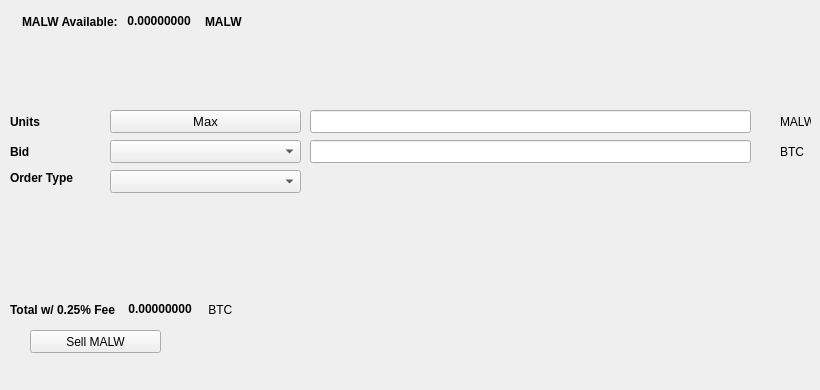
   <widget class="QWidget" name="SellTab">
    <attribute name="title">
     <string>Sell</string>
    </attribute>
    <widget class="QLabel" name="label_16">
     <property name="geometry">
      <rect>
       <x>780</x>
       <y>140</y>
       <width>31</width>
       <height>23</height>
      </rect>
     </property>
     <property name="text">
      <string>BTC</string>
     </property>
    </widget>
    <widget class="QComboBox" name="SellBidcomboBox">
     <property name="geometry">
      <rect>
       <x>110</x>
       <y>140</y>
       <width>191</width>
       <height>23</height>
      </rect>
     </property>
     <property name="font">
      <font>
       <pointsize>10</pointsize>
      </font>
     </property>
    </widget>
    <widget class="QLabel" name="label_18">
     <property name="geometry">
      <rect>
       <x>10</x>
       <y>110</y>
       <width>46</width>
       <height>23</height>
      </rect>
     </property>
     <property name="font">
      <font>
       <weight>75</weight>
       <bold>true</bold>
      </font>
     </property>
     <property name="text">
      <string>Units</string>
     </property>
    </widget>
    <widget class="QPushButton" name="Sell_Max_Amount">
     <property name="geometry">
      <rect>
       <x>110</x>
       <y>110</y>
       <width>191</width>
       <height>23</height>
      </rect>
     </property>
     <property name="font">
      <font>
       <pointsize>10</pointsize>
      </font>
     </property>
     <property name="text">
      <string>Max</string>
     </property>
    </widget>
    <widget class="QLabel" name="label_20">
     <property name="geometry">
      <rect>
       <x>10</x>
       <y>170</y>
       <width>91</width>
       <height>16</height>
      </rect>
     </property>
     <property name="font">
      <font>
       <weight>75</weight>
       <bold>true</bold>
      </font>
     </property>
     <property name="text">
      <string>Order Type</string>
     </property>
    </widget>
    <widget class="QComboBox" name="SellOrdertypeCombo">
     <property name="geometry">
      <rect>
       <x>110</x>
       <y>170</y>
       <width>191</width>
       <height>23</height>
      </rect>
     </property>
     <property name="font">
      <font>
       <pointsize>10</pointsize>
      </font>
     </property>
    </widget>
    <widget class="QLabel" name="label_21">
     <property name="geometry">
      <rect>
       <x>10</x>
       <y>140</y>
       <width>46</width>
       <height>23</height>
      </rect>
     </property>
     <property name="font">
      <font>
       <weight>75</weight>
       <bold>true</bold>
      </font>
     </property>
     <property name="text">
      <string>Bid</string>
     </property>
    </widget>
    <widget class="QLabel" name="label_22">
     <property name="geometry">
      <rect>
       <x>780</x>
       <y>110</y>
       <width>31</width>
       <height>23</height>
      </rect>
     </property>
     <property name="text">
      <string>MALW</string>
     </property>
    </widget>
    <widget class="QLineEdit" name="UnitsInputMALW">
     <property name="geometry">
      <rect>
       <x>310</x>
       <y>110</y>
       <width>441</width>
       <height>23</height>
      </rect>
     </property>
     <property name="font">
      <font>
       <pointsize>9</pointsize>
       <weight>75</weight>
       <bold>true</bold>
      </font>
     </property>
    </widget>
    <widget class="QLineEdit" name="SellBidPriceEdit">
     <property name="geometry">
      <rect>
       <x>310</x>
       <y>140</y>
       <width>441</width>
       <height>23</height>
      </rect>
     </property>
     <property name="font">
      <font>
       <pointsize>9</pointsize>
       <weight>75</weight>
       <bold>true</bold>
      </font>
     </property>
    </widget>
    <widget class="QPushButton" name="SellMALWBTN">
     <property name="geometry">
      <rect>
       <x>30</x>
       <y>330</y>
       <width>131</width>
       <height>23</height>
      </rect>
     </property>
     <property name="text">
      <string>Sell MALW</string>
     </property>
     <property name="icon">
      <iconset resource="../malwarechain">
       <normaloff>:/icons/bitcoin</normaloff>:/icons/bitcoin</iconset>
     </property>
    </widget>
    <widget class="QWidget" name="layoutWidget3">
     <property name="geometry">
      <rect>
       <x>22</x>
       <y>12</y>
       <width>258</width>
       <height>19</height>
      </rect>
     </property>
     <layout class="QHBoxLayout" name="horizontalLayout">
      <item>
       <widget class="QLabel" name="label232_2">
        <property name="font">
         <font>
          <weight>75</weight>
          <bold>true</bold>
         </font>
        </property>
        <property name="text">
         <string>MALW Available:</string>
        </property>
       </widget>
      </item>
      <item>
       <widget class="QLabel" name="MALWAvailableLabel">
        <property name="palette">
         <palette>
          <active>
           <colorrole role="WindowText">
            <brush brushstyle="SolidPattern">
             <color alpha="255">
              <red>0</red>
              <green>0</green>
              <blue>0</blue>
             </color>
            </brush>
           </colorrole>
           <colorrole role="Button">
            <brush brushstyle="SolidPattern">
             <color alpha="255">
              <red>0</red>
              <green>170</green>
              <blue>0</blue>
             </color>
            </brush>
           </colorrole>
           <colorrole role="Light">
            <brush brushstyle="SolidPattern">
             <color alpha="255">
              <red>0</red>
              <green>255</green>
              <blue>0</blue>
             </color>
            </brush>
           </colorrole>
           <colorrole role="Midlight">
            <brush brushstyle="SolidPattern">
             <color alpha="255">
              <red>0</red>
              <green>212</green>
              <blue>0</blue>
             </color>
            </brush>
           </colorrole>
           <colorrole role="Dark">
            <brush brushstyle="SolidPattern">
             <color alpha="255">
              <red>0</red>
              <green>85</green>
              <blue>0</blue>
             </color>
            </brush>
           </colorrole>
           <colorrole role="Mid">
            <brush brushstyle="SolidPattern">
             <color alpha="255">
              <red>0</red>
              <green>113</green>
              <blue>0</blue>
             </color>
            </brush>
           </colorrole>
           <colorrole role="Text">
            <brush brushstyle="SolidPattern">
             <color alpha="255">
              <red>0</red>
              <green>170</green>
              <blue>0</blue>
             </color>
            </brush>
           </colorrole>
           <colorrole role="BrightText">
            <brush brushstyle="SolidPattern">
             <color alpha="255">
              <red>255</red>
              <green>255</green>
              <blue>255</blue>
             </color>
            </brush>
           </colorrole>
           <colorrole role="ButtonText">
            <brush brushstyle="SolidPattern">
             <color alpha="255">
              <red>0</red>
              <green>0</green>
              <blue>0</blue>
             </color>
            </brush>
           </colorrole>
           <colorrole role="Base">
            <brush brushstyle="SolidPattern">
             <color alpha="255">
              <red>255</red>
              <green>255</green>
              <blue>255</blue>
             </color>
            </brush>
           </colorrole>
           <colorrole role="Window">
            <brush brushstyle="SolidPattern">
             <color alpha="255">
              <red>0</red>
              <green>170</green>
              <blue>0</blue>
             </color>
            </brush>
           </colorrole>
           <colorrole role="Shadow">
            <brush brushstyle="SolidPattern">
             <color alpha="255">
              <red>0</red>
              <green>0</green>
              <blue>0</blue>
             </color>
            </brush>
           </colorrole>
           <colorrole role="AlternateBase">
            <brush brushstyle="SolidPattern">
             <color alpha="255">
              <red>127</red>
              <green>212</green>
              <blue>127</blue>
             </color>
            </brush>
           </colorrole>
           <colorrole role="ToolTipBase">
            <brush brushstyle="SolidPattern">
             <color alpha="255">
              <red>255</red>
              <green>255</green>
              <blue>220</blue>
             </color>
            </brush>
           </colorrole>
           <colorrole role="ToolTipText">
            <brush brushstyle="SolidPattern">
             <color alpha="255">
              <red>0</red>
              <green>0</green>
              <blue>0</blue>
             </color>
            </brush>
           </colorrole>
          </active>
          <inactive>
           <colorrole role="WindowText">
            <brush brushstyle="SolidPattern">
             <color alpha="255">
              <red>0</red>
              <green>0</green>
              <blue>0</blue>
             </color>
            </brush>
           </colorrole>
           <colorrole role="Button">
            <brush brushstyle="SolidPattern">
             <color alpha="255">
              <red>0</red>
              <green>170</green>
              <blue>0</blue>
             </color>
            </brush>
           </colorrole>
           <colorrole role="Light">
            <brush brushstyle="SolidPattern">
             <color alpha="255">
              <red>0</red>
              <green>255</green>
              <blue>0</blue>
             </color>
            </brush>
           </colorrole>
           <colorrole role="Midlight">
            <brush brushstyle="SolidPattern">
             <color alpha="255">
              <red>0</red>
              <green>212</green>
              <blue>0</blue>
             </color>
            </brush>
           </colorrole>
           <colorrole role="Dark">
            <brush brushstyle="SolidPattern">
             <color alpha="255">
              <red>0</red>
              <green>85</green>
              <blue>0</blue>
             </color>
            </brush>
           </colorrole>
           <colorrole role="Mid">
            <brush brushstyle="SolidPattern">
             <color alpha="255">
              <red>0</red>
              <green>113</green>
              <blue>0</blue>
             </color>
            </brush>
           </colorrole>
           <colorrole role="Text">
            <brush brushstyle="SolidPattern">
             <color alpha="255">
              <red>0</red>
              <green>170</green>
              <blue>0</blue>
             </color>
            </brush>
           </colorrole>
           <colorrole role="BrightText">
            <brush brushstyle="SolidPattern">
             <color alpha="255">
              <red>255</red>
              <green>255</green>
              <blue>255</blue>
             </color>
            </brush>
           </colorrole>
           <colorrole role="ButtonText">
            <brush brushstyle="SolidPattern">
             <color alpha="255">
              <red>0</red>
              <green>0</green>
              <blue>0</blue>
             </color>
            </brush>
           </colorrole>
           <colorrole role="Base">
            <brush brushstyle="SolidPattern">
             <color alpha="255">
              <red>255</red>
              <green>255</green>
              <blue>255</blue>
             </color>
            </brush>
           </colorrole>
           <colorrole role="Window">
            <brush brushstyle="SolidPattern">
             <color alpha="255">
              <red>0</red>
              <green>170</green>
              <blue>0</blue>
             </color>
            </brush>
           </colorrole>
           <colorrole role="Shadow">
            <brush brushstyle="SolidPattern">
             <color alpha="255">
              <red>0</red>
              <green>0</green>
              <blue>0</blue>
             </color>
            </brush>
           </colorrole>
           <colorrole role="AlternateBase">
            <brush brushstyle="SolidPattern">
             <color alpha="255">
              <red>127</red>
              <green>212</green>
              <blue>127</blue>
             </color>
            </brush>
           </colorrole>
           <colorrole role="ToolTipBase">
            <brush brushstyle="SolidPattern">
             <color alpha="255">
              <red>255</red>
              <green>255</green>
              <blue>220</blue>
             </color>
            </brush>
           </colorrole>
           <colorrole role="ToolTipText">
            <brush brushstyle="SolidPattern">
             <color alpha="255">
              <red>0</red>
              <green>0</green>
              <blue>0</blue>
             </color>
            </brush>
           </colorrole>
          </inactive>
          <disabled>
           <colorrole role="WindowText">
            <brush brushstyle="SolidPattern">
             <color alpha="255">
              <red>0</red>
              <green>85</green>
              <blue>0</blue>
             </color>
            </brush>
           </colorrole>
           <colorrole role="Button">
            <brush brushstyle="SolidPattern">
             <color alpha="255">
              <red>0</red>
              <green>170</green>
              <blue>0</blue>
             </color>
            </brush>
           </colorrole>
           <colorrole role="Light">
            <brush brushstyle="SolidPattern">
             <color alpha="255">
              <red>0</red>
              <green>255</green>
              <blue>0</blue>
             </color>
            </brush>
           </colorrole>
           <colorrole role="Midlight">
            <brush brushstyle="SolidPattern">
             <color alpha="255">
              <red>0</red>
              <green>212</green>
              <blue>0</blue>
             </color>
            </brush>
           </colorrole>
           <colorrole role="Dark">
            <brush brushstyle="SolidPattern">
             <color alpha="255">
              <red>0</red>
              <green>85</green>
              <blue>0</blue>
             </color>
            </brush>
           </colorrole>
           <colorrole role="Mid">
            <brush brushstyle="SolidPattern">
             <color alpha="255">
              <red>0</red>
              <green>113</green>
              <blue>0</blue>
             </color>
            </brush>
           </colorrole>
           <colorrole role="Text">
            <brush brushstyle="SolidPattern">
             <color alpha="255">
              <red>0</red>
              <green>85</green>
              <blue>0</blue>
             </color>
            </brush>
           </colorrole>
           <colorrole role="BrightText">
            <brush brushstyle="SolidPattern">
             <color alpha="255">
              <red>255</red>
              <green>255</green>
              <blue>255</blue>
             </color>
            </brush>
           </colorrole>
           <colorrole role="ButtonText">
            <brush brushstyle="SolidPattern">
             <color alpha="255">
              <red>0</red>
              <green>85</green>
              <blue>0</blue>
             </color>
            </brush>
           </colorrole>
           <colorrole role="Base">
            <brush brushstyle="SolidPattern">
             <color alpha="255">
              <red>0</red>
              <green>170</green>
              <blue>0</blue>
             </color>
            </brush>
           </colorrole>
           <colorrole role="Window">
            <brush brushstyle="SolidPattern">
             <color alpha="255">
              <red>0</red>
              <green>170</green>
              <blue>0</blue>
             </color>
            </brush>
           </colorrole>
           <colorrole role="Shadow">
            <brush brushstyle="SolidPattern">
             <color alpha="255">
              <red>0</red>
              <green>0</green>
              <blue>0</blue>
             </color>
            </brush>
           </colorrole>
           <colorrole role="AlternateBase">
            <brush brushstyle="SolidPattern">
             <color alpha="255">
              <red>0</red>
              <green>170</green>
              <blue>0</blue>
             </color>
            </brush>
           </colorrole>
           <colorrole role="ToolTipBase">
            <brush brushstyle="SolidPattern">
             <color alpha="255">
              <red>255</red>
              <green>255</green>
              <blue>220</blue>
             </color>
            </brush>
           </colorrole>
           <colorrole role="ToolTipText">
            <brush brushstyle="SolidPattern">
             <color alpha="255">
              <red>0</red>
              <green>0</green>
              <blue>0</blue>
             </color>
            </brush>
           </colorrole>
          </disabled>
         </palette>
        </property>
        <property name="font">
         <font>
          <weight>75</weight>
          <bold>true</bold>
         </font>
        </property>
        <property name="text">
         <string> 0.00000000 </string>
        </property>
        <property name="textInteractionFlags">
         <set>Qt::LinksAccessibleByMouse|Qt::TextSelectableByKeyboard|Qt::TextSelectableByMouse</set>
        </property>
       </widget>
      </item>
      <item>
       <widget class="QLabel" name="labelMALW">
        <property name="font">
         <font>
          <weight>75</weight>
          <bold>true</bold>
         </font>
        </property>
        <property name="text">
         <string>MALW</string>
        </property>
       </widget>
      </item>
     </layout>
    </widget>
    <widget class="QWidget" name="layoutWidget">
     <property name="geometry">
      <rect>
       <x>10</x>
       <y>300</y>
       <width>268</width>
       <height>19</height>
      </rect>
     </property>
     <layout class="QHBoxLayout" name="horizontalLayout_2">
      <item>
       <widget class="QLabel" name="label_19">
        <property name="font">
         <font>
          <weight>75</weight>
          <bold>true</bold>
         </font>
        </property>
        <property name="text">
         <string>Total w/ 0.25% Fee </string>
        </property>
       </widget>
      </item>
      <item>
       <widget class="QLabel" name="SellCostLabel">
        <property name="palette">
         <palette>
          <active>
           <colorrole role="WindowText">
            <brush brushstyle="SolidPattern">
             <color alpha="255">
              <red>0</red>
              <green>0</green>
              <blue>0</blue>
             </color>
            </brush>
           </colorrole>
           <colorrole role="Button">
            <brush brushstyle="SolidPattern">
             <color alpha="255">
              <red>0</red>
              <green>170</green>
              <blue>0</blue>
             </color>
            </brush>
           </colorrole>
           <colorrole role="Light">
            <brush brushstyle="SolidPattern">
             <color alpha="255">
              <red>0</red>
              <green>255</green>
              <blue>0</blue>
             </color>
            </brush>
           </colorrole>
           <colorrole role="Midlight">
            <brush brushstyle="SolidPattern">
             <color alpha="255">
              <red>0</red>
              <green>212</green>
              <blue>0</blue>
             </color>
            </brush>
           </colorrole>
           <colorrole role="Dark">
            <brush brushstyle="SolidPattern">
             <color alpha="255">
              <red>0</red>
              <green>85</green>
              <blue>0</blue>
             </color>
            </brush>
           </colorrole>
           <colorrole role="Mid">
            <brush brushstyle="SolidPattern">
             <color alpha="255">
              <red>0</red>
              <green>113</green>
              <blue>0</blue>
             </color>
            </brush>
           </colorrole>
           <colorrole role="Text">
            <brush brushstyle="SolidPattern">
             <color alpha="255">
              <red>0</red>
              <green>170</green>
              <blue>0</blue>
             </color>
            </brush>
           </colorrole>
           <colorrole role="BrightText">
            <brush brushstyle="SolidPattern">
             <color alpha="255">
              <red>255</red>
              <green>255</green>
              <blue>255</blue>
             </color>
            </brush>
           </colorrole>
           <colorrole role="ButtonText">
            <brush brushstyle="SolidPattern">
             <color alpha="255">
              <red>0</red>
              <green>0</green>
              <blue>0</blue>
             </color>
            </brush>
           </colorrole>
           <colorrole role="Base">
            <brush brushstyle="SolidPattern">
             <color alpha="255">
              <red>255</red>
              <green>255</green>
              <blue>255</blue>
             </color>
            </brush>
           </colorrole>
           <colorrole role="Window">
            <brush brushstyle="SolidPattern">
             <color alpha="255">
              <red>0</red>
              <green>170</green>
              <blue>0</blue>
             </color>
            </brush>
           </colorrole>
           <colorrole role="Shadow">
            <brush brushstyle="SolidPattern">
             <color alpha="255">
              <red>0</red>
              <green>0</green>
              <blue>0</blue>
             </color>
            </brush>
           </colorrole>
           <colorrole role="AlternateBase">
            <brush brushstyle="SolidPattern">
             <color alpha="255">
              <red>127</red>
              <green>212</green>
              <blue>127</blue>
             </color>
            </brush>
           </colorrole>
           <colorrole role="ToolTipBase">
            <brush brushstyle="SolidPattern">
             <color alpha="255">
              <red>255</red>
              <green>255</green>
              <blue>220</blue>
             </color>
            </brush>
           </colorrole>
           <colorrole role="ToolTipText">
            <brush brushstyle="SolidPattern">
             <color alpha="255">
              <red>0</red>
              <green>0</green>
              <blue>0</blue>
             </color>
            </brush>
           </colorrole>
          </active>
          <inactive>
           <colorrole role="WindowText">
            <brush brushstyle="SolidPattern">
             <color alpha="255">
              <red>0</red>
              <green>0</green>
              <blue>0</blue>
             </color>
            </brush>
           </colorrole>
           <colorrole role="Button">
            <brush brushstyle="SolidPattern">
             <color alpha="255">
              <red>0</red>
              <green>170</green>
              <blue>0</blue>
             </color>
            </brush>
           </colorrole>
           <colorrole role="Light">
            <brush brushstyle="SolidPattern">
             <color alpha="255">
              <red>0</red>
              <green>255</green>
              <blue>0</blue>
             </color>
            </brush>
           </colorrole>
           <colorrole role="Midlight">
            <brush brushstyle="SolidPattern">
             <color alpha="255">
              <red>0</red>
              <green>212</green>
              <blue>0</blue>
             </color>
            </brush>
           </colorrole>
           <colorrole role="Dark">
            <brush brushstyle="SolidPattern">
             <color alpha="255">
              <red>0</red>
              <green>85</green>
              <blue>0</blue>
             </color>
            </brush>
           </colorrole>
           <colorrole role="Mid">
            <brush brushstyle="SolidPattern">
             <color alpha="255">
              <red>0</red>
              <green>113</green>
              <blue>0</blue>
             </color>
            </brush>
           </colorrole>
           <colorrole role="Text">
            <brush brushstyle="SolidPattern">
             <color alpha="255">
              <red>0</red>
              <green>170</green>
              <blue>0</blue>
             </color>
            </brush>
           </colorrole>
           <colorrole role="BrightText">
            <brush brushstyle="SolidPattern">
             <color alpha="255">
              <red>255</red>
              <green>255</green>
              <blue>255</blue>
             </color>
            </brush>
           </colorrole>
           <colorrole role="ButtonText">
            <brush brushstyle="SolidPattern">
             <color alpha="255">
              <red>0</red>
              <green>0</green>
              <blue>0</blue>
             </color>
            </brush>
           </colorrole>
           <colorrole role="Base">
            <brush brushstyle="SolidPattern">
             <color alpha="255">
              <red>255</red>
              <green>255</green>
              <blue>255</blue>
             </color>
            </brush>
           </colorrole>
           <colorrole role="Window">
            <brush brushstyle="SolidPattern">
             <color alpha="255">
              <red>0</red>
              <green>170</green>
              <blue>0</blue>
             </color>
            </brush>
           </colorrole>
           <colorrole role="Shadow">
            <brush brushstyle="SolidPattern">
             <color alpha="255">
              <red>0</red>
              <green>0</green>
              <blue>0</blue>
             </color>
            </brush>
           </colorrole>
           <colorrole role="AlternateBase">
            <brush brushstyle="SolidPattern">
             <color alpha="255">
              <red>127</red>
              <green>212</green>
              <blue>127</blue>
             </color>
            </brush>
           </colorrole>
           <colorrole role="ToolTipBase">
            <brush brushstyle="SolidPattern">
             <color alpha="255">
              <red>255</red>
              <green>255</green>
              <blue>220</blue>
             </color>
            </brush>
           </colorrole>
           <colorrole role="ToolTipText">
            <brush brushstyle="SolidPattern">
             <color alpha="255">
              <red>0</red>
              <green>0</green>
              <blue>0</blue>
             </color>
            </brush>
           </colorrole>
          </inactive>
          <disabled>
           <colorrole role="WindowText">
            <brush brushstyle="SolidPattern">
             <color alpha="255">
              <red>0</red>
              <green>85</green>
              <blue>0</blue>
             </color>
            </brush>
           </colorrole>
           <colorrole role="Button">
            <brush brushstyle="SolidPattern">
             <color alpha="255">
              <red>0</red>
              <green>170</green>
              <blue>0</blue>
             </color>
            </brush>
           </colorrole>
           <colorrole role="Light">
            <brush brushstyle="SolidPattern">
             <color alpha="255">
              <red>0</red>
              <green>255</green>
              <blue>0</blue>
             </color>
            </brush>
           </colorrole>
           <colorrole role="Midlight">
            <brush brushstyle="SolidPattern">
             <color alpha="255">
              <red>0</red>
              <green>212</green>
              <blue>0</blue>
             </color>
            </brush>
           </colorrole>
           <colorrole role="Dark">
            <brush brushstyle="SolidPattern">
             <color alpha="255">
              <red>0</red>
              <green>85</green>
              <blue>0</blue>
             </color>
            </brush>
           </colorrole>
           <colorrole role="Mid">
            <brush brushstyle="SolidPattern">
             <color alpha="255">
              <red>0</red>
              <green>113</green>
              <blue>0</blue>
             </color>
            </brush>
           </colorrole>
           <colorrole role="Text">
            <brush brushstyle="SolidPattern">
             <color alpha="255">
              <red>0</red>
              <green>85</green>
              <blue>0</blue>
             </color>
            </brush>
           </colorrole>
           <colorrole role="BrightText">
            <brush brushstyle="SolidPattern">
             <color alpha="255">
              <red>255</red>
              <green>255</green>
              <blue>255</blue>
             </color>
            </brush>
           </colorrole>
           <colorrole role="ButtonText">
            <brush brushstyle="SolidPattern">
             <color alpha="255">
              <red>0</red>
              <green>85</green>
              <blue>0</blue>
             </color>
            </brush>
           </colorrole>
           <colorrole role="Base">
            <brush brushstyle="SolidPattern">
             <color alpha="255">
              <red>0</red>
              <green>170</green>
              <blue>0</blue>
             </color>
            </brush>
           </colorrole>
           <colorrole role="Window">
            <brush brushstyle="SolidPattern">
             <color alpha="255">
              <red>0</red>
              <green>170</green>
              <blue>0</blue>
             </color>
            </brush>
           </colorrole>
           <colorrole role="Shadow">
            <brush brushstyle="SolidPattern">
             <color alpha="255">
              <red>0</red>
              <green>0</green>
              <blue>0</blue>
             </color>
            </brush>
           </colorrole>
           <colorrole role="AlternateBase">
            <brush brushstyle="SolidPattern">
             <color alpha="255">
              <red>0</red>
              <green>170</green>
              <blue>0</blue>
             </color>
            </brush>
           </colorrole>
           <colorrole role="ToolTipBase">
            <brush brushstyle="SolidPattern">
             <color alpha="255">
              <red>255</red>
              <green>255</green>
              <blue>220</blue>
             </color>
            </brush>
           </colorrole>
           <colorrole role="ToolTipText">
            <brush brushstyle="SolidPattern">
             <color alpha="255">
              <red>0</red>
              <green>0</green>
              <blue>0</blue>
             </color>
            </brush>
           </colorrole>
          </disabled>
         </palette>
        </property>
        <property name="font">
         <font>
          <weight>75</weight>
          <bold>true</bold>
         </font>
        </property>
        <property name="autoFillBackground">
         <bool>false</bool>
        </property>
        <property name="text">
         <string> 0.00000000</string>
        </property>
        <property name="textInteractionFlags">
         <set>Qt::LinksAccessibleByMouse|Qt::TextSelectableByMouse</set>
        </property>
       </widget>
      </item>
      <item>
       <widget class="QLabel" name="label_17">
        <property name="font">
         <font>
          <weight>50</weight>
          <bold>false</bold>
         </font>
        </property>
        <property name="text">
         <string> BTC</string>
        </property>
       </widget>
      </item>
     </layout>
    </widget>
    <widget class="QLabel" name="label_23">
     <property name="geometry">
      <rect>
       <x>460</x>
       <y>300</y>
       <width>281</width>
       <height>81</height>
      </rect>
     </property>
     <property name="text">
      <string/>
     </property>
     <property name="pixmap">
      <pixmap>:/images/bittrex</pixmap>
     </property>
    </widget>
   </widget>
